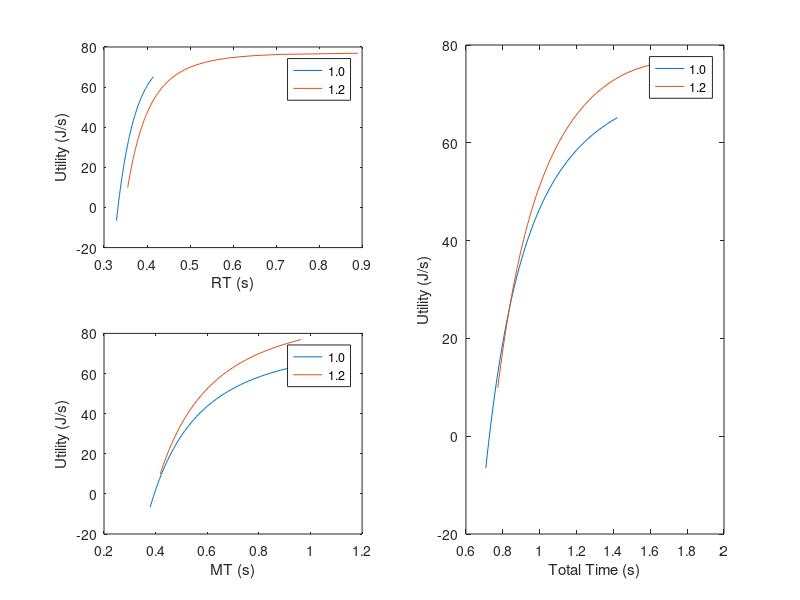
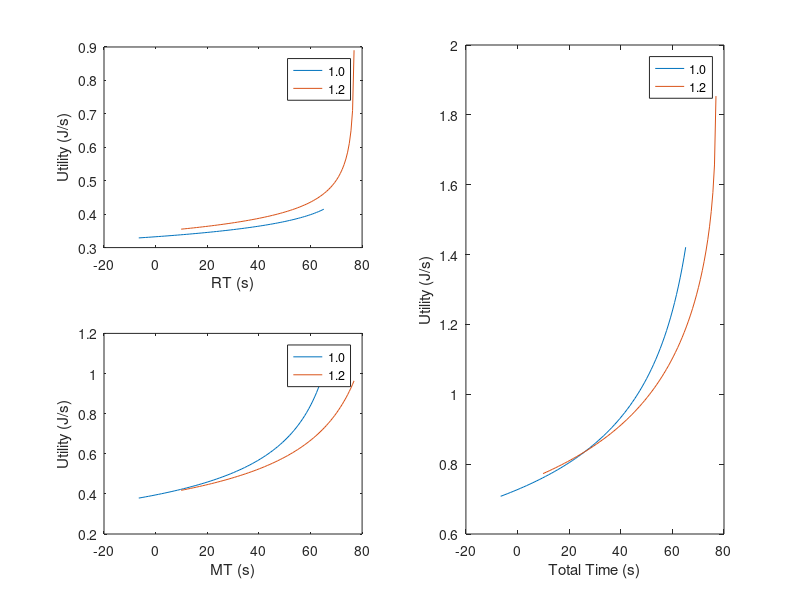
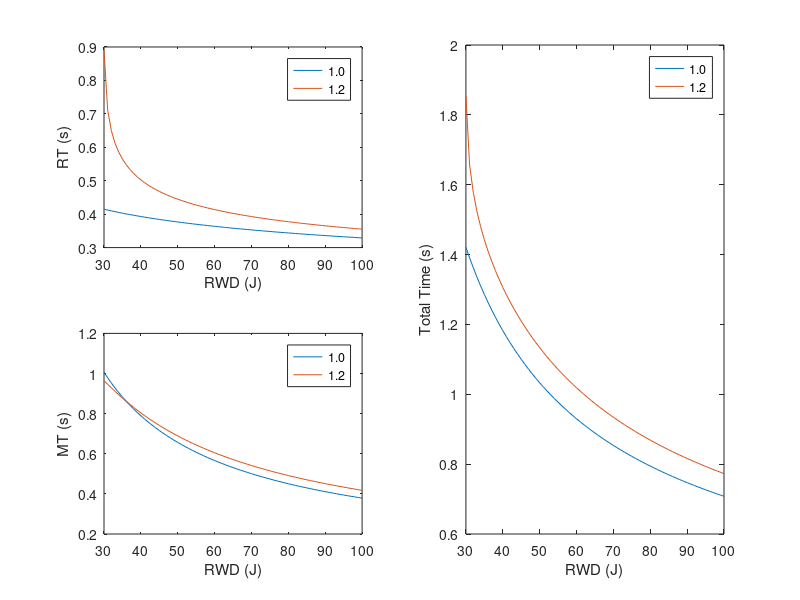

Reproduce these figures in MATLAB, in order.
% young
load('simresults/simresults_young.mat'); 
young = mysols;
% old
load('simresults/simresults_old.mat'); 
old = mysols;

global param
%young
param.myc0young = -5;  
param.myc1young = 10; 
param.myayoung = 77;
param.mybyoung = 12;
param.myaoyoung = 77;
param.myiyoung=1.23;

%both
param.myc0to = -1; % Used in optimization
param.myc1to = 10; % Used in optimization

%distance
d=0.1;

%range of alpha values - used in optimization
myalphas=20:100; % iterating over different levels of reward to see what happens

%range of SCALING on effort, alpha, and probability - used in optimization
myeffscales = 0.8:0.1:1.2;
myalphascales= 0.8:0.1:1.2;
myprobscales = 0.8:0.1:1.2;

% use this index to focus on alpha of a certain value
alphaind=find(myalphas==70);
alphascaleind=find(myalphascales==1);
effscaleind=find(myeffscales==1);
probscaleind= find(myprobscales==1);
myrange=find(myalphascales>=0.7);

%alpha, c0, c1, c0to, c1to, ao, a, b
Er=@(Tr,a,b) (a*Tr + b./(Tr)); %reaching cost, basically normal effort cost (no distance, mass, etc.)
Eo=@(To,ao)(ao*To); %sitting cost, ao is sitting cost, To is sitting
Pr=@(Tr,c0,c1) 1; %Probability of reward as a function of reach time (tr)
Prto =@(To,c0to,c1to) (1./(1 + exp(-c0to - c1to*To))); %(*Probability of reward as a function of reacton time (to)

J = @(alpha,To,Tr,effscale) -(alpha *1*Prto(To,param.myc0to,param.myc1to)...
    - Eo(To, param.myaoyoung) - Er(Tr, effscale*param.myayoung, effscale*param.mybyoung))/(To + Tr);

% Eff Scale = 1
MT1 = squeeze(young(:,3,alphascaleind,probscaleind,1)); % MT
RT1 = squeeze(young(:,3,alphascaleind,probscaleind,2)); % RT
for i = 11:length(myalphas)
    utils(i-10,1) = J(myalphas(i), RT1(i), MT1(i), 1);
end

% Eff Scale = 1.2
MT2 = squeeze(young(:,5,alphascaleind,probscaleind,1)); % MT
RT2 = squeeze(young(:,5,alphascaleind,probscaleind,2)); % RT
for i = 11:length(myalphas)
    utils(i-10,2) = J(myalphas(i), RT2(i), MT2(i), 1.2);
end

%% Plots
subplot(2,2,1); plot(RT1(11:end), utils(:,1), RT2(11:end), utils(:,2));
xlabel('RT (s)'); ylabel('Utility (J/s)'); legend('1.0','1.2'); 
subplot(2,2,3); plot(MT1(11:end), utils(:,1), MT2(11:end), utils(:,2));
xlabel('MT (s)'); ylabel('Utility (J/s)'); legend('1.0','1.2');
subplot(2,2,[2,4]); plot(RT1(11:end)+MT1(11:end), utils(:,1), RT2(11:end)+MT2(11:end), utils(:,2));
xlabel('Total Time (s)'); ylabel('Utility (J/s)'); legend('1.0','1.2'); 

figure
subplot(2,2,1); plot(utils(:,1), RT1(11:end),utils(:,2), RT2(11:end));
xlabel('RT (s)'); ylabel('Utility (J/s)'); legend('1.0','1.2'); 
subplot(2,2,3); plot(utils(:,1), MT1(11:end), utils(:,2), MT2(11:end));
xlabel('MT (s)'); ylabel('Utility (J/s)'); legend('1.0','1.2');
subplot(2,2,[2,4]); plot(utils(:,1), RT1(11:end)+MT1(11:end),utils(:,2), RT2(11:end)+MT2(11:end));
xlabel('Total Time (s)'); ylabel('Utility (J/s)'); legend('1.0','1.2'); 

figure
subplot(2,2,1); plot(myalphas(11:end),RT1(11:end), myalphas(11:end),RT2(11:end));
ylabel('RT (s)'); xlabel('RWD (J)'); legend('1.0','1.2'); 
subplot(2,2,3); plot(myalphas(11:end),MT1(11:end), myalphas(11:end),MT2(11:end));
ylabel('MT (s)'); xlabel('RWD (J)'); legend('1.0','1.2');
subplot(2,2,[2,4]); plot(myalphas(11:end),RT1(11:end)+MT1(11:end), myalphas(11:end), RT2(11:end)+MT2(11:end));
ylabel('Total Time (s)'); xlabel('RWD (J)'); legend('1.0','1.2'); 
